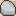

Below is a game level as drawn by its tile map, then a one-line description and the .tmx file that defines it, in full:
An orthogonal 1x1 tile map with 16x16 px tiles, 2 tile layers (Tile Layer 2, Tile Layer 1).

<map version="1.0" orientation="orthogonal" width="1" height="1" tilewidth="16" tileheight="16">
 <tileset firstgid="1" name="tilesheet" tilewidth="16" tileheight="16">
  <image source="../images/tilesheet.png" width="320" height="1568" />
  <tile id="97">
   <properties>
    <property name="c" value="" />
    <property name="v" value="" />
   </properties>
  </tile>
 </tileset>
 <layer name="Tile Layer 2" width="1" height="1">
  <data>
   <tile gid="11" />
  </data>
 </layer>
 <layer name="Tile Layer 1" width="1" height="1">
  <data>
   <tile gid="98" />
  </data>
 </layer>
</map>
